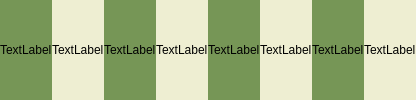
            <widget class="QWidget" name="widget_26" native="true">
             <layout class="QHBoxLayout" name="horizontalLayout">
              <property name="spacing">
               <number>0</number>
              </property>
              <property name="leftMargin">
               <number>0</number>
              </property>
              <property name="topMargin">
               <number>0</number>
              </property>
              <property name="rightMargin">
               <number>0</number>
              </property>
              <property name="bottomMargin">
               <number>0</number>
              </property>
              <item>
               <widget class="QWidget" name="row7col0" native="true">
                <property name="styleSheet">
                 <string notr="true">background-color: rgb(118, 150, 86);</string>
                </property>
                <layout class="QVBoxLayout" name="verticalLayout_60">
                 <property name="spacing">
                  <number>0</number>
                 </property>
                 <property name="leftMargin">
                  <number>0</number>
                 </property>
                 <property name="topMargin">
                  <number>0</number>
                 </property>
                 <property name="rightMargin">
                  <number>0</number>
                 </property>
                 <property name="bottomMargin">
                  <number>0</number>
                 </property>
                 <item>
                  <widget class="ClickableLabel" name="row7col0label">
                   <property name="text">
                    <string>TextLabel</string>
                   </property>
                  </widget>
                 </item>
                </layout>
               </widget>
              </item>
              <item>
               <widget class="QWidget" name="row7col1" native="true">
                <property name="styleSheet">
                 <string notr="true">background-color: rgb(238, 238, 210);</string>
                </property>
                <layout class="QVBoxLayout" name="verticalLayout_61">
                 <property name="spacing">
                  <number>0</number>
                 </property>
                 <property name="leftMargin">
                  <number>0</number>
                 </property>
                 <property name="topMargin">
                  <number>0</number>
                 </property>
                 <property name="rightMargin">
                  <number>0</number>
                 </property>
                 <property name="bottomMargin">
                  <number>0</number>
                 </property>
                 <item>
                  <widget class="ClickableLabel" name="row7col1label">
                   <property name="text">
                    <string>TextLabel</string>
                   </property>
                  </widget>
                 </item>
                </layout>
               </widget>
              </item>
              <item>
               <widget class="QWidget" name="row7col2" native="true">
                <property name="styleSheet">
                 <string notr="true">background-color: rgb(118, 150, 86);</string>
                </property>
                <layout class="QVBoxLayout" name="verticalLayout_62">
                 <property name="spacing">
                  <number>0</number>
                 </property>
                 <property name="leftMargin">
                  <number>0</number>
                 </property>
                 <property name="topMargin">
                  <number>0</number>
                 </property>
                 <property name="rightMargin">
                  <number>0</number>
                 </property>
                 <property name="bottomMargin">
                  <number>0</number>
                 </property>
                 <item>
                  <widget class="ClickableLabel" name="row7col2label">
                   <property name="text">
                    <string>TextLabel</string>
                   </property>
                  </widget>
                 </item>
                </layout>
               </widget>
              </item>
              <item>
               <widget class="QWidget" name="row7col3" native="true">
                <property name="styleSheet">
                 <string notr="true">background-color: rgb(238, 238, 210);</string>
                </property>
                <layout class="QVBoxLayout" name="verticalLayout_63">
                 <property name="spacing">
                  <number>0</number>
                 </property>
                 <property name="leftMargin">
                  <number>0</number>
                 </property>
                 <property name="topMargin">
                  <number>0</number>
                 </property>
                 <property name="rightMargin">
                  <number>0</number>
                 </property>
                 <property name="bottomMargin">
                  <number>0</number>
                 </property>
                 <item>
                  <widget class="ClickableLabel" name="row7col3label">
                   <property name="text">
                    <string>TextLabel</string>
                   </property>
                  </widget>
                 </item>
                </layout>
               </widget>
              </item>
              <item>
               <widget class="QWidget" name="row7col4" native="true">
                <property name="styleSheet">
                 <string notr="true">background-color: rgb(118, 150, 86);</string>
                </property>
                <layout class="QVBoxLayout" name="verticalLayout_64">
                 <property name="spacing">
                  <number>0</number>
                 </property>
                 <property name="leftMargin">
                  <number>0</number>
                 </property>
                 <property name="topMargin">
                  <number>0</number>
                 </property>
                 <property name="rightMargin">
                  <number>0</number>
                 </property>
                 <property name="bottomMargin">
                  <number>0</number>
                 </property>
                 <item>
                  <widget class="ClickableLabel" name="row7col4label">
                   <property name="text">
                    <string>TextLabel</string>
                   </property>
                  </widget>
                 </item>
                </layout>
               </widget>
              </item>
              <item>
               <widget class="QWidget" name="row7col5" native="true">
                <property name="styleSheet">
                 <string notr="true">background-color: rgb(238, 238, 210);</string>
                </property>
                <layout class="QVBoxLayout" name="verticalLayout_65">
                 <property name="spacing">
                  <number>0</number>
                 </property>
                 <property name="leftMargin">
                  <number>0</number>
                 </property>
                 <property name="topMargin">
                  <number>0</number>
                 </property>
                 <property name="rightMargin">
                  <number>0</number>
                 </property>
                 <property name="bottomMargin">
                  <number>0</number>
                 </property>
                 <item>
                  <widget class="ClickableLabel" name="row7col5label">
                   <property name="text">
                    <string>TextLabel</string>
                   </property>
                  </widget>
                 </item>
                </layout>
               </widget>
              </item>
              <item>
               <widget class="QWidget" name="row7col6" native="true">
                <property name="styleSheet">
                 <string notr="true">background-color: rgb(118, 150, 86);</string>
                </property>
                <layout class="QVBoxLayout" name="verticalLayout_66">
                 <property name="spacing">
                  <number>0</number>
                 </property>
                 <property name="leftMargin">
                  <number>0</number>
                 </property>
                 <property name="topMargin">
                  <number>0</number>
                 </property>
                 <property name="rightMargin">
                  <number>0</number>
                 </property>
                 <property name="bottomMargin">
                  <number>0</number>
                 </property>
                 <item>
                  <widget class="ClickableLabel" name="row7col6label">
                   <property name="text">
                    <string>TextLabel</string>
                   </property>
                  </widget>
                 </item>
                </layout>
               </widget>
              </item>
              <item>
               <widget class="QWidget" name="row7col7" native="true">
                <property name="styleSheet">
                 <string notr="true">background-color: rgb(238, 238, 210);</string>
                </property>
                <layout class="QVBoxLayout" name="verticalLayout_67">
                 <property name="spacing">
                  <number>0</number>
                 </property>
                 <property name="leftMargin">
                  <number>0</number>
                 </property>
                 <property name="topMargin">
                  <number>0</number>
                 </property>
                 <property name="rightMargin">
                  <number>0</number>
                 </property>
                 <property name="bottomMargin">
                  <number>0</number>
                 </property>
                 <item>
                  <widget class="ClickableLabel" name="row7col7label">
                   <property name="text">
                    <string>TextLabel</string>
                   </property>
                  </widget>
                 </item>
                </layout>
               </widget>
              </item>
             </layout>
            </widget>
